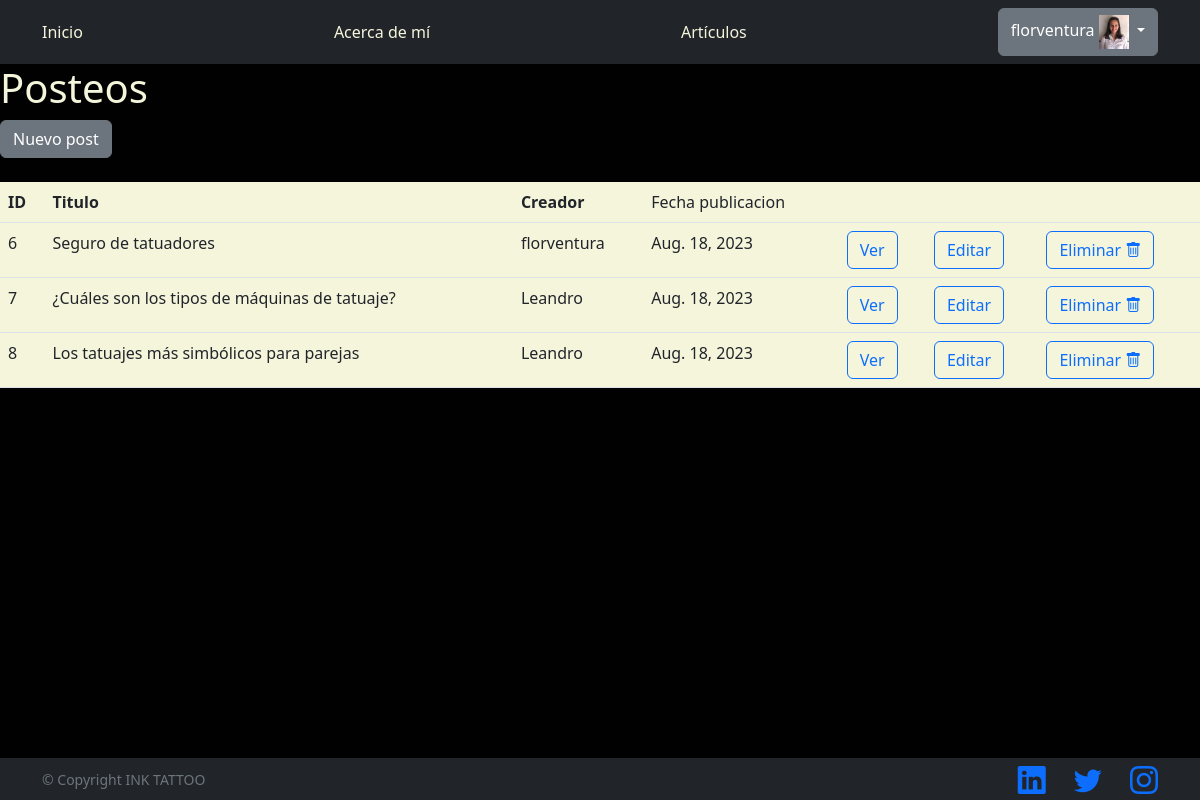
/blog/posteos/ (signed in), run on an earlier commit of the app's database.
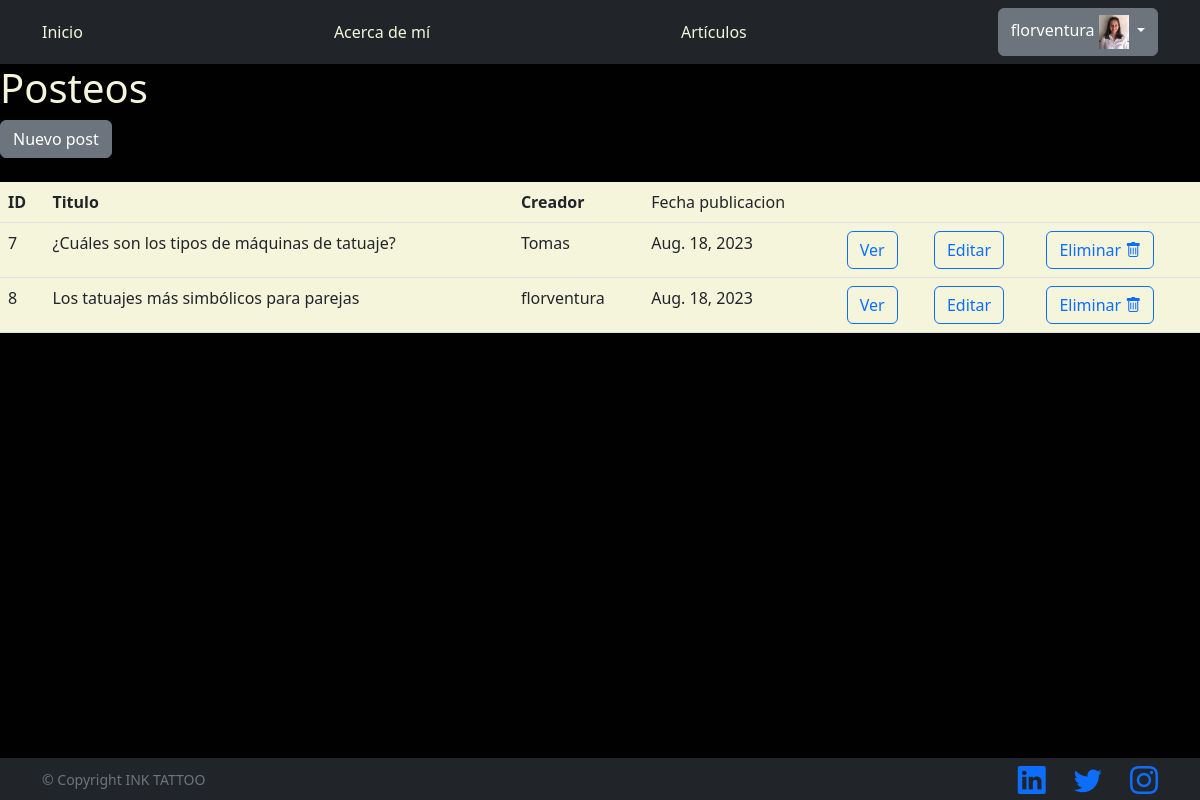
And on a later commit of the database.
### perfiles/models.py (models this page shows, shortened)
class Avatar(models.Model):
    user = models.OneToOneField(User, on_delete=models.CASCADE, null=True)
    imagen = models.ImageField(upload_to='avatares', null=True, blank=True)

### blog/models.py (models this page shows, shortened)
class Posteo(models.Model):
    titulo = models.CharField(max_length=64)
    bajada = models.CharField(max_length=140)
    creador = models.ForeignKey(User, on_delete=models.CASCADE, related_name='posteo_creados', null=True)
    imagen = models.ImageField(upload_to='media')
    texto = RichTextField(config_name='default')
    fecha_publicacion=models.DateField(null=True)
    class Meta:
        permissions = [
            ("can_edit_all", "Can edit all content"),
        ]

### blog/views.py (the view)
# urls.py: path("posteos/", PosteoListView.as_view(), name="lista_posteos"),
class PosteoListView(ListView):
   model = Posteo
   template_name = 'blog/lista_posteos.html'

### blog/templates/blog/lista_posteos.html (shortened to what this page needs)
{% extends "base.html" %}
{% block contenido %}
<section>
 <div>
   <h1 style="color: beige;">Posteos</h1>
   <a class="btn btn-secondary" href="{% url 'crear_posteo' %}">Nuevo post</a>
   <br>
    <br>
   <table class="table">
     <tbody>
       <tr class="tabla-fila">
         <th>ID</th>
         <th>Titulo</th>
         <th>Creador</th>
         <td>Fecha publicacion</td>
         <td></td>
         <td></td>
         <td></td>
       </tr>
       {% if object_list %}
          {% for posteo in object_list %}
          <tr class="tabla-fila">
            <td>{{ posteo.id }}</td>
            <td>{{ posteo.titulo }}</td>
            <td>{{ posteo.creador }}</td>
            <td>{{ posteo.fecha_publicacion }}</td>
            <td>
              <a class="btn btn-outline-primary" href="{% url 'ver_posteo' posteo.id %}">Ver</a>
            </td>
            <td>
              <a class="btn btn-outline-primary" href="{% url 'editar_posteo' posteo.id %}">Editar</a>
            </td>
            <td>
              <a class="btn btn-outline-primary" href="{% url 'eliminar_posteo' posteo.id %}">Eliminar
                <i class="bi bi-trash"></i>
              </a>
            </td>
          </tr>
          {% endfor %}
       {% else  %}
          <tr>
            <td style="color: beige;">No hay entradas aún</td>
          </tr>
       {% endif %}
     </tbody>
   </table>
 </div>
</section>
{% endblock contenido %}

### templates_base/base.html (shortened to what this page needs)
{% load static %}
<!DOCTYPE html>
<html lang="en">
<head>
    <link href="https://cdn.jsdelivr.net/npm/bootstrap-icons@1.5.0/font/bootstrap-icons.css" rel="stylesheet"
        type="text/css" />
    <link href="{% static 'css/styles.css' %}" rel="stylesheet" />
</head>
<body style="background-color:#010101;">
    <nav class="navbar navbar-expand-lg navbar-dark bg-dark">
        <div class="container">
            <a class="nav-link" style="color: beige;" href="{% url 'inicio' %}">Inicio</a>
            <a class="nav-link" style="color: beige;" href="{% url 'about' %}">Acerca de mí</a>
            <a class="nav-link" style="color: beige;" href="{% url 'lista_posteos' %}">Artículos</a>
            {% if user.is_authenticated %}
            <div class="dropdown">
                <button class="btn btn-secondary dropdown-toggle" type="button" id="dropdownMenuButton1"
                    data-bs-toggle="dropdown" aria-expanded="false">
                    <div style="display: inline-flex;">
                        <span>{{ user.username }} <img src="{{ user.avatar.imagen.url }}"
                                style="max-width: 30px;" /></span>
                    </div>
                </button>
            </div>
        </div>
        {% else %}
        <a class="btn btn-warning" href="{% url 'registro' %}">Crear cuenta</a>
        <a class="btn btn-warning" href="{% url 'login' %}">Iniciar sesión</a>
        {% endif %}
    </nav>
    <section style=" justify-content: center; align-items: center;" style="background-color: black;">
        {% block contenido %}
        {% endblock contenido %}
    </section>
    <footer class="footer bg-dark" display=" inline,">
        <div class="container">
            <div class="row">
                <div class="col-lg-6 h-100 text-center text-lg-start my-auto">
                    <p class="text-muted small mb-4 mb-lg-0">&copy; Copyright INK TATTOO</p>
                </div>
                <div class="col-lg-6 h-100 text-center text-lg-end my-auto">
                    <ul class="list-inline mb-0">
                        <li class="list-inline-item me-4">
                            <a href="https://www.linkedin.com/in/florencia-ventura-448663163/"><i
                                    class="bi bi-linkedin fs-3"></i></a>
                        </li>
                        <li class="list-inline-item me-4">
                            <a href="https://twitter.com/"><i class="bi-twitter fs-3"></i></a>
                        </li>
                        <li class="list-inline-item">
                            <a href="https://www.instagram.com/"><i class="bi-instagram fs-3"></i></a>
                        </li>
                    </ul>
                </div>
            </div>
        </div>
    </footer>
</body>
</html>

### templates_base/base.html (style rules this page uses)
.footer { position: fixed; left: 0; bottom: 0; width: 100%; }

### blog/templates/blog/lista_posteos.html (style rules this page uses)
.tabla-fila { background-color: #f5f5dc; }

What changed in the data, as far as the page shows it:
removed Posteo: id "6", titulo "Seguro de tatuadores", creador "florventura", fecha_publicacion "Aug. 18, 2023"
changed Posteo "¿Cuáles son los tipos de máquinas de tatuaje?": creador "Leandro" → "Tomas"
changed Posteo "Los tatuajes más simbólicos para parejas": creador "Leandro" → "florventura"
